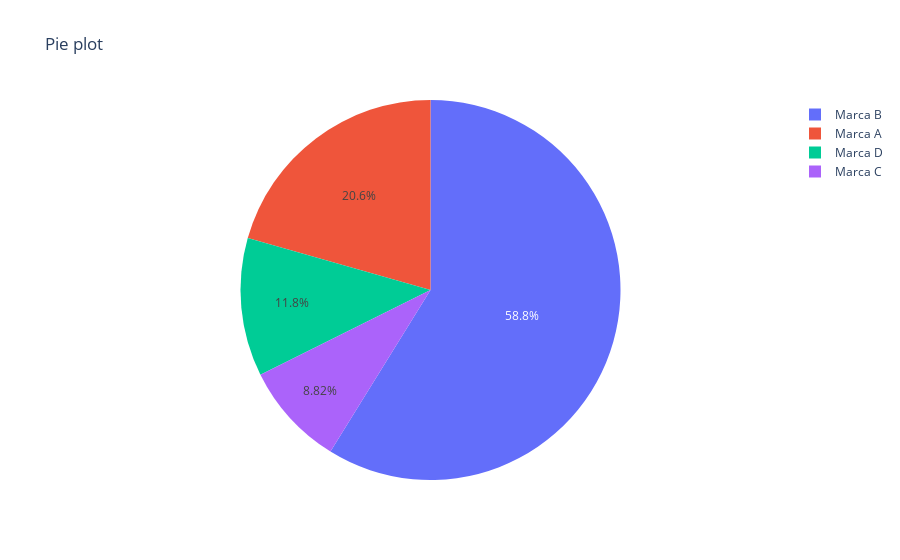

Notebook source saved alongside this figure:
### Code cell
# Plotando a figura
fig = px.pie(values=lucro, names=labels, title='Pie plot')
fig.show()

### Figure 1 — Plotly figure (JSON) as saved in the notebook; plotly's stock layout.template omitted (floating-point values rounded to 4 significant figures)
{"data": [{"domain": {"x": [0, 1], "y": [0, 1]}, "hovertemplate": "label=%{label}<br>value=%{value}<extra></extra>", "labels": ["Marca A", "Marca B", "Marca C", "Marca D"], "legendgroup": "", "name": "", "showlegend": true, "type": "pie", "values": [70, 200, 30, 40]}], "layout": {"legend": {"tracegroupgap": 0}, "title": {"text": "Pie plot"}}}
